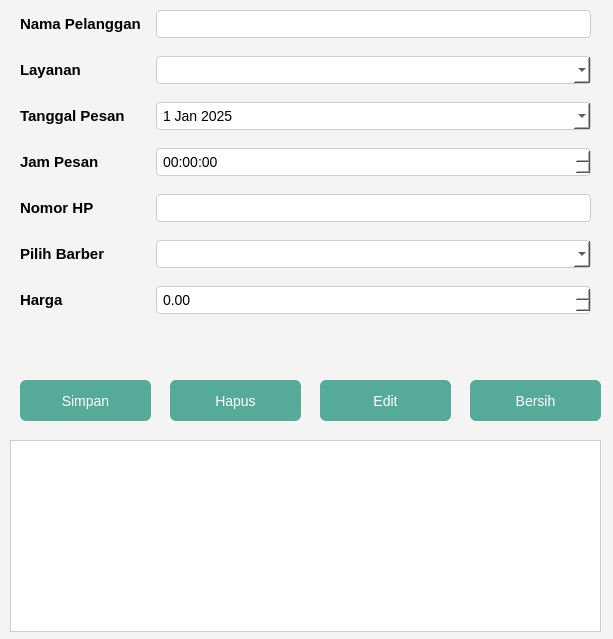
<?xml version="1.0" encoding="UTF-8"?>
<ui version="4.0">
 <class>Form</class>
 <widget class="QWidget" name="Form">
  <property name="geometry">
   <rect>
    <x>0</x>
    <y>0</y>
    <width>613</width>
    <height>639</height>
   </rect>
  </property>
  <property name="windowTitle">
   <string>Form Pemesanan</string>
  </property>
  <property name="styleSheet">
   <string notr="true">
    QWidget {
        background-color: #f4f4f4;
        font-family: 'Segoe UI';
        font-size: 10.5pt;
    }
    QPushButton {
        background-color: #5A9;
        color: white;
        border: none;
        padding: 6px 12px;
        border-radius: 6px;
    }
    QPushButton:hover {
        background-color: #4A8;
    }
    QLineEdit, QComboBox, QDateEdit, QTimeEdit, QDoubleSpinBox {
        background-color: white;
        border: 1px solid #ccc;
        border-radius: 4px;
        padding: 4px;
    }
    QLabel {
        font-weight: bold;
        font-size: 11pt;
    }
    QTableWidget {
        background-color: #ffffff;
        border: 1px solid #ccc;
    }
   </string>
  </property>
  <widget class="QWidget" name="formLayoutWidget">
   <property name="geometry">
    <rect>
     <x>10</x>
     <y>10</y>
     <width>591</width>
     <height>369</height>
    </rect>
   </property>
   <layout class="QFormLayout" name="formLayout">
    <property name="horizontalSpacing">
     <number>15</number>
    </property>
    <property name="verticalSpacing">
     <number>18</number>
    </property>
    <property name="leftMargin">
     <number>10</number>
    </property>
    <property name="rightMargin">
     <number>10</number>
    </property>
    <item row="0" column="0">
     <widget class="QLabel" name="namaPelangganLabel">
      <property name="text">
       <string>Nama Pelanggan</string>
      </property>
     </widget>
    </item>
    <item row="0" column="1">
     <widget class="QLineEdit" name="namaPelangganLE"/>
    </item>
    <item row="1" column="0">
     <widget class="QLabel" name="layananLabel">
      <property name="text">
       <string>Layanan</string>
      </property>
     </widget>
    </item>
    <item row="1" column="1">
     <widget class="QComboBox" name="layananCB"/>
    </item>
    <item row="2" column="0">
     <widget class="QLabel" name="TanggalPesanLabel">
      <property name="text">
       <string>Tanggal Pesan</string>
      </property>
     </widget>
    </item>
    <item row="2" column="1">
     <widget class="QDateEdit" name="TanggalPesanLE">
      <property name="calendarPopup">
       <bool>true</bool>
      </property>
      <property name="date">
       <date>
        <year>2025</year>
        <month>1</month>
        <day>1</day>
       </date>
      </property>
     </widget>
    </item>
    <item row="3" column="0">
     <widget class="QLabel" name="JamPesanLabel">
      <property name="text">
       <string>Jam Pesan</string>
      </property>
     </widget>
    </item>
    <item row="3" column="1">
     <widget class="QTimeEdit" name="JamPesanTE"/>
    </item>
    <item row="4" column="0">
     <widget class="QLabel" name="NomorHp">
      <property name="text">
       <string>Nomor HP</string>
      </property>
     </widget>
    </item>
    <item row="4" column="1">
     <widget class="QLineEdit" name="noHPLE"/>
    </item>
    <item row="5" column="0">
     <widget class="QLabel" name="pilihBarberLabel">
      <property name="text">
       <string>Pilih Barber</string>
      </property>
     </widget>
    </item>
    <item row="5" column="1">
     <widget class="QComboBox" name="PilihBarberCB"/>
    </item>
    <item row="6" column="0">
     <widget class="QLabel" name="Harga">
      <property name="text">
       <string>Harga</string>
      </property>
     </widget>
    </item>
    <item row="6" column="1">
     <widget class="QDoubleSpinBox" name="hargaSB">
      <property name="decimals">
       <number>2</number>
      </property>
      <property name="maximum">
       <double>99999.990000000005239</double>
      </property>
     </widget>
    </item>
   </layout>
  </widget>
  <widget class="QPushButton" name="btnsimpan">
   <property name="geometry">
    <rect>
     <x>20</x>
     <y>380</y>
     <width>131</width>
     <height>41</height>
    </rect>
   </property>
   <property name="text">
    <string>Simpan</string>
   </property>
  </widget>
  <widget class="QPushButton" name="btnhapus">
   <property name="geometry">
    <rect>
     <x>170</x>
     <y>380</y>
     <width>131</width>
     <height>41</height>
    </rect>
   </property>
   <property name="text">
    <string>Hapus</string>
   </property>
  </widget>
  <widget class="QPushButton" name="btnedit">
   <property name="geometry">
    <rect>
     <x>320</x>
     <y>380</y>
     <width>131</width>
     <height>41</height>
    </rect>
   </property>
   <property name="text">
    <string>Edit</string>
   </property>
  </widget>
  <widget class="QPushButton" name="btnbersih">
   <property name="geometry">
    <rect>
     <x>470</x>
     <y>380</y>
     <width>131</width>
     <height>41</height>
    </rect>
   </property>
   <property name="text">
    <string>Bersih</string>
   </property>
  </widget>
  <widget class="QTableWidget" name="tblpemesanan">
   <property name="geometry">
    <rect>
     <x>10</x>
     <y>440</y>
     <width>591</width>
     <height>192</height>
    </rect>
   </property>
  </widget>
 </widget>
 <resources/>
 <connections/>
</ui>
